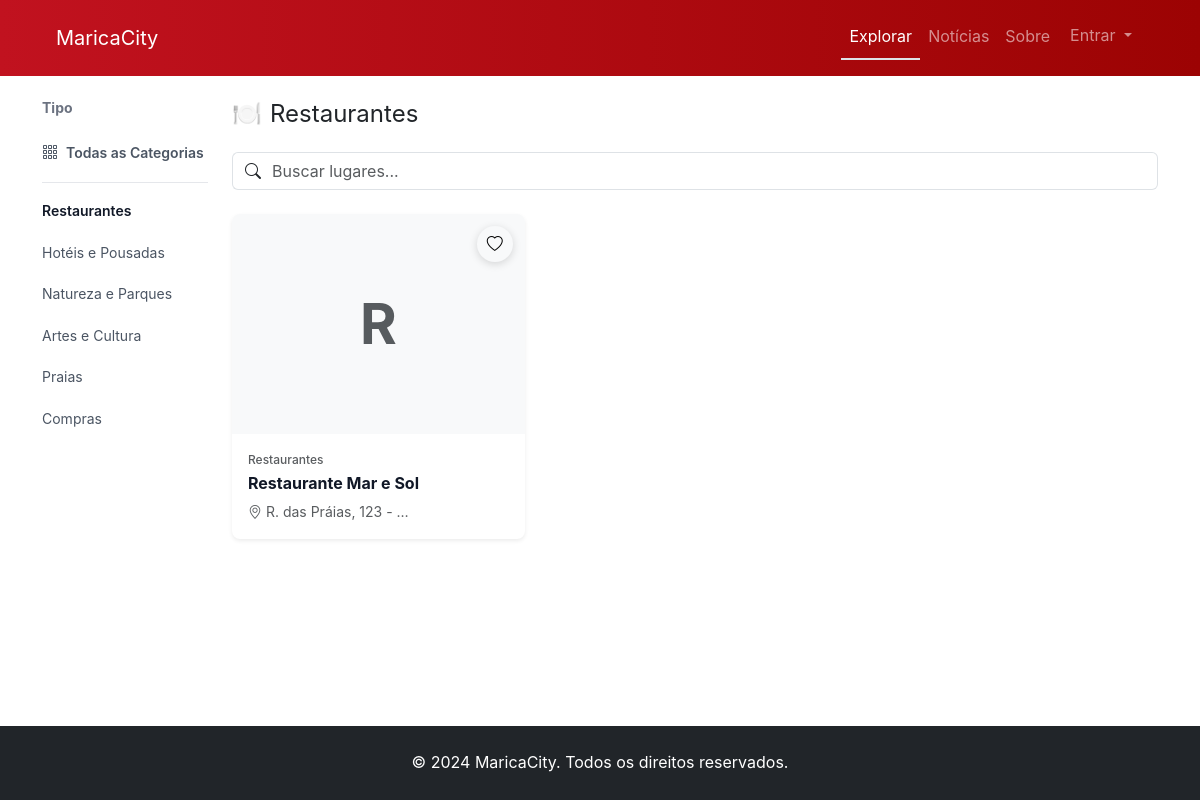
The page /explore/category/restaurantes/ on the database as committed earlier.
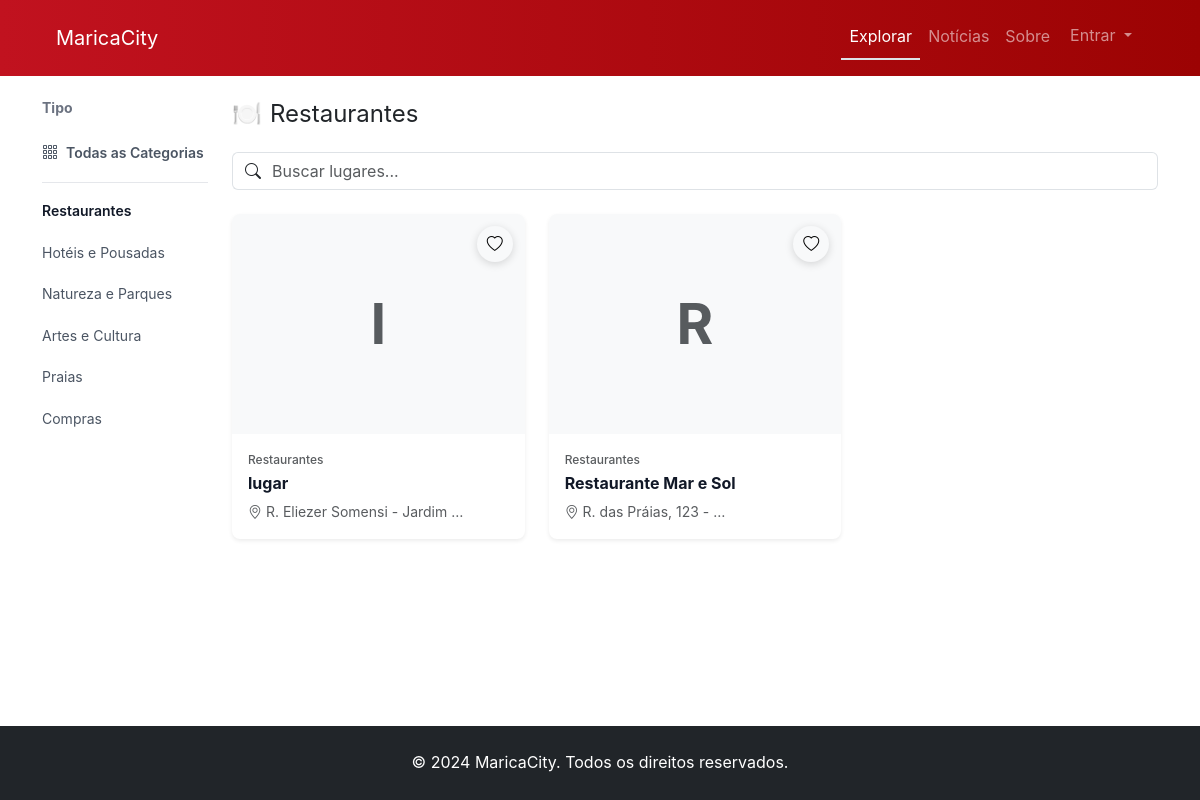
The same page on the database as committed later.
### apps/explore/models.py (models this page shows, shortened)
class Category(models.Model):
    name = models.CharField(max_length=100, unique=True, help_text="Nome da categoria")
    slug = models.SlugField(
        max_length=100, unique=True, help_text="Identificador amigável para URL"
    )
    description = models.TextField(blank=True, help_text="Descrição da categoria")
    icon = models.CharField(
        max_length=50, blank=True, help_text="Classe do ícone ou emoji para a categoria"
    )
    is_active = models.BooleanField(
        default=True, help_text="Se a categoria está atualmente ativa"
    )
    display_order = models.IntegerField(
        default=0,
        help_text="Ordem em que a categoria aparece (números menores primeiro)",
    )
    created_at = models.DateTimeField(auto_now_add=True)
    updated_at = models.DateTimeField(auto_now=True)
    class Meta:
        ordering = ["display_order", "name"]
        verbose_name = "Categoria"
        verbose_name_plural = "Categorias"
        indexes = [
            models.Index(fields=["is_active", "display_order"]),
            models.Index(fields=["slug"]),
        ]

class Place(models.Model):
    name = models.CharField(max_length=200, help_text="Nome do lugar")
    description = models.TextField(help_text="Descrição detalhada do lugar")
    address = models.TextField(help_text="Endereço completo do lugar")
    latitude = models.DecimalField(
        max_digits=9,
        decimal_places=6,
        null=True,
        blank=True,
        help_text="Coordenada de latitude",
    )
    longitude = models.DecimalField(
        max_digits=9,
        decimal_places=6,
        null=True,
        blank=True,
        help_text="Coordenada de longitude",
    )
    categories = models.ManyToManyField(
        Category,
        related_name="places",
        blank=True,
        help_text="Categorias às quais este lugar pertence",
    )
    created_by = models.ForeignKey(
        settings.AUTH_USER_MODEL,
        on_delete=models.CASCADE,
        related_name="places",
        help_text="Usuário que criou este lugar",
    )
    is_approved = models.BooleanField(
        default=False, help_text="Se o lugar foi aprovado pelo administrador"
    )
    is_active = models.BooleanField(
        default=True, help_text="Se o lugar está atualmente ativo"
    )
    created_at = models.DateTimeField(auto_now_add=True)
    updated_at = models.DateTimeField(auto_now=True)
    class Meta:
        ordering = ["-created_at"]
        verbose_name = "Lugar"
        verbose_name_plural = "Lugares"
        indexes = [
            models.Index(fields=["is_approved", "is_active"]),
            models.Index(fields=["-created_at"]),
        ]
    @property
    def primary_image(self):
        return self.images.filter(is_primary=True).first()

### apps/explore/views.py (the view)
# urls.py: path("category/<slug:slug>/", views.category_detail_view, name="category_detail"),
def category_detail_view(request, slug):
    category = get_object_or_404(Category, slug=slug, is_active=True)
    sort_by = request.GET.get("sort", "-created_at")
    valid_sorts = {
        "-created_at": "-created_at",
        "name": "name",
        "-name": "-name",
    }
    sort_order = valid_sorts.get(sort_by, "-created_at")
    places = (
        Place.objects.filter(categories=category, is_approved=True, is_active=True)
        .prefetch_related("images", "categories", "created_by")
        .order_by(sort_order)
    )
    all_categories = Category.objects.filter(is_active=True).order_by("display_order")
    context = {
        "category": category,
        "places": places,
        "all_categories": all_categories,
        "current_sort": sort_by,
    }
    return render(request, "explore/category_detail.html", context)

### apps/core/context_processors.py (called while the page is built, shortened)
def google_oauth(request):
    return {
        "GOOGLE_OAUTH_CLIENT_ID": settings.GOOGLE_OAUTH_CLIENT_ID,
    }

def admin_stats(request):
    return {"pending_places": 0, "draft_news": 0}

### templates/explore/category_detail.html (shortened to what the changed rows need)
{% extends 'base.html' %}
{% load static %}
{% block extra_css %}
<link rel="stylesheet" href="{% static 'css/pages/explore.css' %}">
{% endblock %}
{% block content %}
<div class="container py-4">
  <div class="row">
    <div class="col-md-3 col-lg-2">
      <div class="sidebar-sticky">
        <div class="mb-4">
          <div class="list-group list-group-flush border-0">
            {% for cat in all_categories %}
            <a href="{% url 'explore:category_detail' cat.slug %}"
               class="list-group-item list-group-item-action {% if cat.id == category.id %}active{% endif %} border-0 px-0 py-2" style="background: transparent;">
              <span style="font-size: 0.875rem;">{{ cat.name }}</span>
            </a>
            {% endfor %}
          </div>
        </div>
      </div>
    </div>
    <div class="col-md-9 col-lg-10">
      <div class="d-flex justify-content-between align-items-center mb-4">
        <h1 class="fw-normal mb-0" style="font-size: 1.5rem;">
          {% if category.icon %}<span class="me-2">{{ category.icon }}</span>{% endif %}{{ category.name }}
        </h1>
      </div>
  <section>
    {% if places %}
    <div class="row g-4">
      {% for place in places %}
      <div class="col-12 col-md-6 col-lg-4">
        <a href="{% url 'explore:place_detail' place.pk %}" class="text-decoration-none">
          <div class="card place-card h-100 border-0 shadow-sm">
            <div class="position-relative place-card-image-wrapper">
              {% if place.primary_image %}
              <img src="{{ place.primary_image.image.url }}" alt="{{ place.name }}" class="card-img-top place-card-img" loading="lazy">
              {% else %}
              <div class="bg-light text-muted d-flex align-items-center justify-content-center place-card-placeholder">
                <span class="display-4 fw-bold">{{ place.name|first }}</span>
              </div>
              {% endif %}
              <button class="btn btn-light btn-sm rounded-circle position-absolute favorite-btn-overlay favorite-btn"
                      data-place-id="{{ place.pk }}"
                      title="Adicionar aos favoritos"
                      aria-label="Adicionar aos favoritos"
                      onclick="event.preventDefault(); event.stopPropagation();">
                <i class="bi bi-bookmark"></i>
              </button>
            </div>
            <div class="card-body p-3">
              {% if place.categories.exists %}
                {% with place.categories.first as first_category %}
                <p class="text-muted mb-1" style="font-size: 0.75rem; font-weight: 500;">
                  {{ first_category.name }}
                </p>
                {% endwith %}
              {% endif %}
              <h5 class="card-title fw-bold mb-2" style="font-size: 1rem; color: #111827;">{{ place.name }}</h5>
              <p class="text-muted mb-0" style="font-size: 0.875rem;">
                <i class="bi bi-geo-alt"></i> {{ place.address|truncatewords:5 }}
              </p>
            </div>
          </div>
        </a>
      </div>
      {% endfor %}
    </div>
    {% endif %}
  </section>
    </div>
  </div>
</div>
{% endblock %}

Rows that differ between the two databases and show on the page:
now on this page (row edited): Place: name|first "l", categories.first.name "Restaurantes", name "lugar", address "R. Eliezer Somensi - Jardim …"
